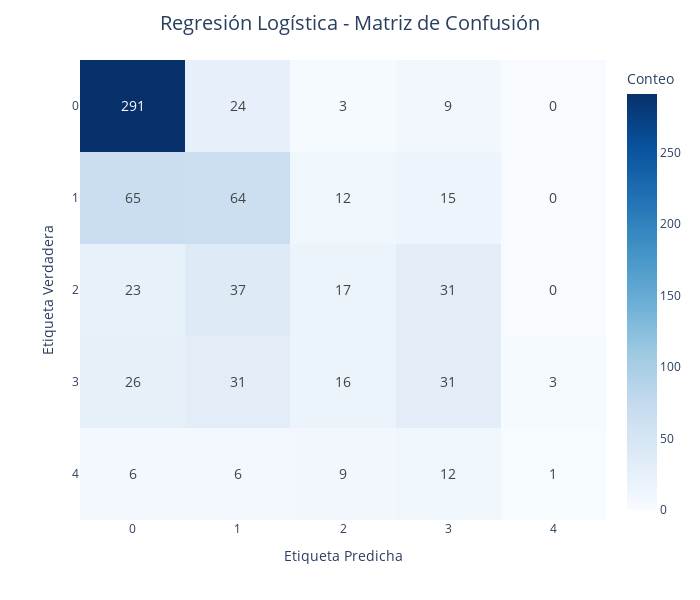

The notebook cell saved with this chart:
### Code cell
from sklearn.neural_network import MLPClassifier


X_train_scaled, y_train, X_test_scaled = run_pipeline(train, test, LABEL_VARS, ONEHOT_VARS)

model_params = {
    'Regresión Logística': {
        'model': LogisticRegression(random_state=42, max_iter=1000),
        'params': {
            'C': [0.01, 0.05, 0.1, 0.5, 1, 2, 5, 10, 15, 20],
            'solver': ['lbfgs']
        }
    },
    'Random Forest': {
        'model': RandomForestClassifier(random_state=42),
        'params': {
            'n_estimators': [50, 100, 200],
            'max_depth': [None, 10, 20],
            'min_samples_split': [2, 5]
        }
    },
    'SVM': {
        'model': SVC(random_state=42),
        'params': {
            'C': [0.1, 1, 10],
            'kernel': ['rbf', 'linear'],
            'gamma': ['scale', 'auto']
        }
    },
    'Gradient Boosting': {
        'model': GradientBoostingClassifier(random_state=42),
        'params': {
            'n_estimators': [50, 100],
            'learning_rate': [0.01, 0.1, 0.2],
            'max_depth': [3, 5]
        }
    },
    'KNN': {
        'model': KNeighborsClassifier(),
        'params': {
            'n_neighbors': [3, 5, 7, 9],
            'weights': ['uniform', 'distance']
        }
    },
    'NNET': {
        'model': MLPClassifier(random_state=42, max_iter=5000),
        'params': {
            'hidden_layer_sizes': [(300,), (100,), (50, 50)],
            'activation': ['relu'],
            'solver': ['adam', 'sgd']
        }
    }
}

scores = []
best_estimators = {}
logreg_results_df = None 

for model_name, mp in model_params.items():
    clf = GridSearchCV(
        mp['model'],
        mp['params'],
        cv=5,
        scoring='accuracy',
        n_jobs=-1
    )
    clf.fit(X_train_scaled, y_train)
    
    scores.append({
        'model': model_name,
        'best_score': clf.best_score_,
        'best_params': clf.best_params_
    })
    
    best_estimators[model_name] = clf.best_estimator_
    
    if model_name == 'Regresión Logística':
        logreg_results_df = pd.DataFrame({
            'C': clf.cv_results_['param_C'].data.astype(float),
            'mean_accuracy': clf.cv_results_['mean_test_score'],
            'std_accuracy': clf.cv_results_['std_test_score']
        }).sort_values('C')

# Resultados globales
results_df = pd.DataFrame(scores, columns=['model', 'best_score', 'best_params'])
results_df = results_df.sort_values(by='best_score', ascending=False)

display(results_df)

best_model_name = results_df.iloc[0]['model']
best_model = best_estimators[best_model_name]

print(f"\nEl mejor modelo seleccionado es: {best_model_name} con Accuracy {results_df.iloc[0]['best_score']:.4f}")

if logreg_results_df is not None:
    print("\nResultados de Regresión Logística por valor de C:")
    display(logreg_results_df)


from sklearn.model_selection import cross_val_predict

y_cv_pred = cross_val_predict(
    best_model, 
    X_train_scaled, 
    y_train, 
    cv=5,          
    n_jobs=-1
)

show_confusion_matrix(
    y_train,
    y_cv_pred,
    title=f"{best_model_name} - Matriz de Confusión",
    labels=[0, 1, 2, 3, 4]
)

### Figure 1 — Plotly figure (JSON) as saved in the notebook; plotly's stock layout.template omitted (floating-point values rounded to 4 significant figures)
{"data": [{"coloraxis": "coloraxis", "hovertemplate": "Etiqueta Predicha: %{x}<br>Etiqueta Verdadera: %{y}<br>Conteo: %{z}<extra></extra>", "name": "0", "textfont": {"size": 14}, "texttemplate": "%{z}", "type": "heatmap", "x": [0, 1, 2, 3, 4], "xaxis": "x", "y": [0, 1, 2, 3, 4], "yaxis": "y", "z": [[291, 24, 3, 9, 0], [65, 64, 12, 15, 0], [23, 37, 17, 31, 0], [26, 31, 16, 31, 3], [6, 6, 9, 12, 1]]}], "layout": {"coloraxis": {"colorbar": {"title": {"text": "Conteo"}}, "colorscale": [[0, "rgb(247,251,255)"], [0.125, "rgb(222,235,247)"], [0.25, "rgb(198,219,239)"], [0.375, "rgb(158,202,225)"], [0.5, "rgb(107,174,214)"], [0.625, "rgb(66,146,198)"], [0.75, "rgb(33,113,181)"], [0.875, "rgb(8,81,156)"], [1, "rgb(8,48,107)"]]}, "height": 600, "margin": {"t": 60}, "title": {"font": {"size": 20}, "text": "Regresión Logística - Matriz de Confusión", "x": 0.5}, "width": 700, "xaxis": {"anchor": "y", "domain": [0, 1], "title": {"text": "Etiqueta Predicha"}}, "yaxis": {"anchor": "x", "autorange": "reversed", "domain": [0, 1], "title": {"text": "Etiqueta Verdadera"}}}}
